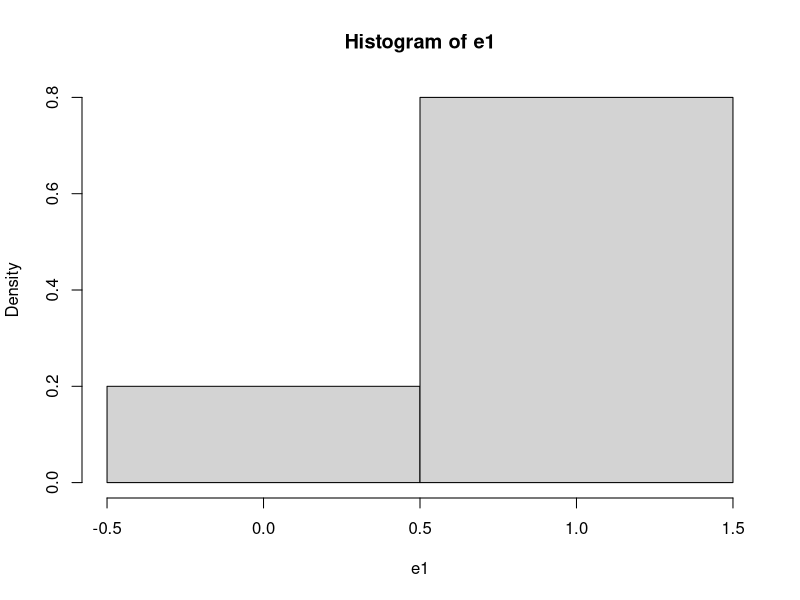
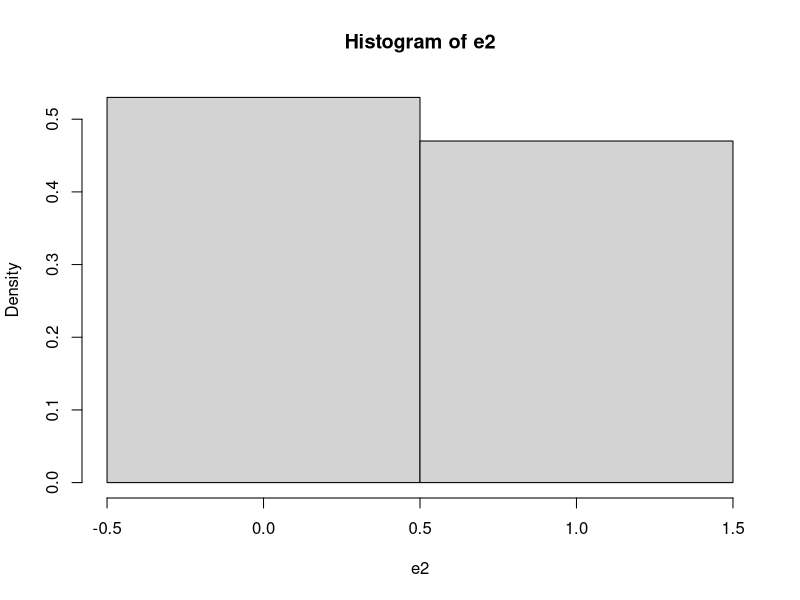
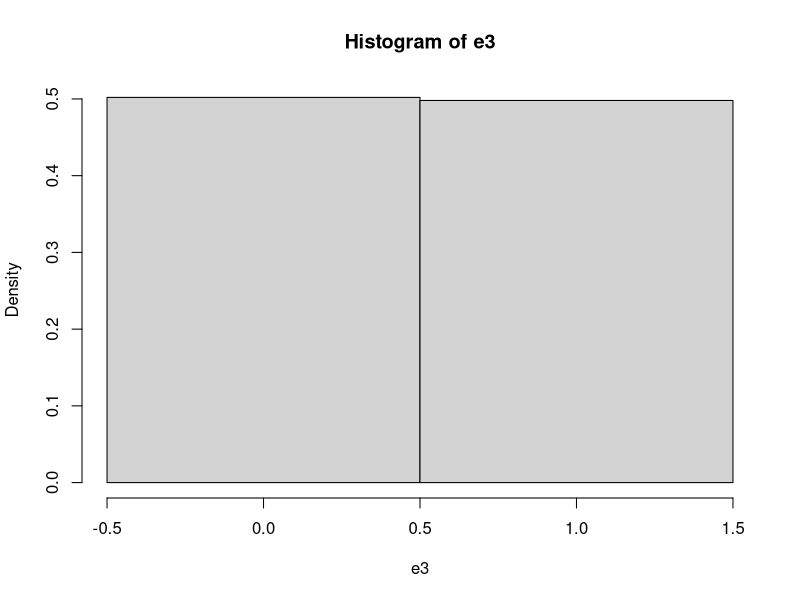
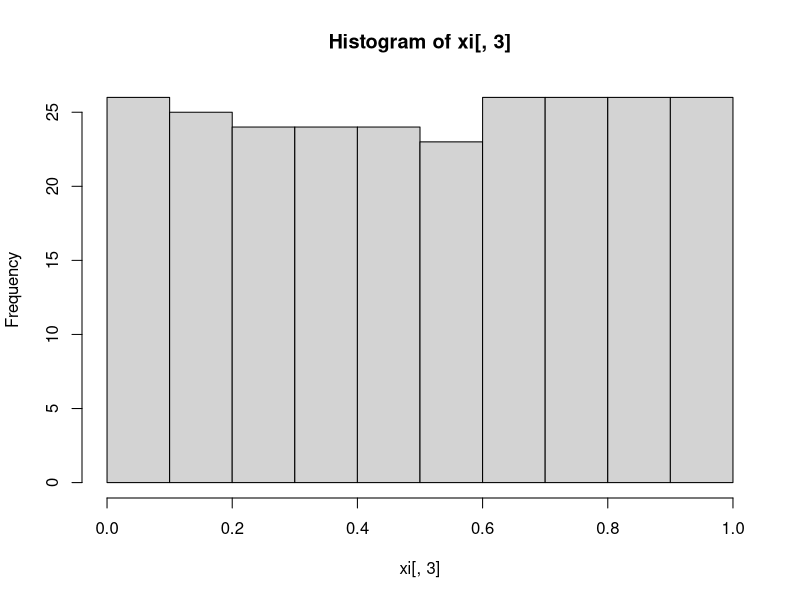
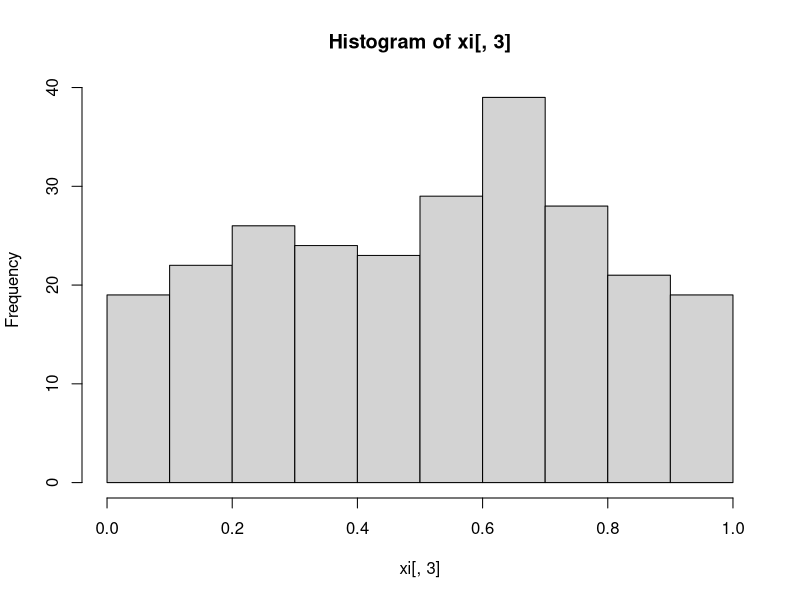
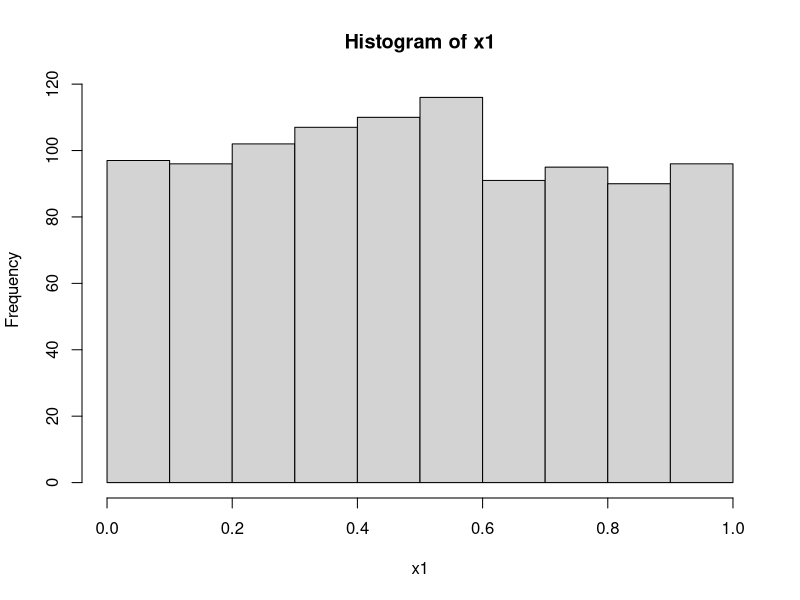

The R source for these figures, in order: (Note: this script raises an error after producing the figures.)
## ---- chunk 1
#                      -=( Install & Load Package Function )=-
install_load <- function (package1, ...)  {   

   # convert arguments to vector
   packages <- c(package1, ...)

   # start loop to determine if each package is installed
   for(package in packages){

       # if package is installed locally, load
       if(package %in% rownames(installed.packages()))
          do.call('library', list(package))

       # if package is not installed locally, download, then load
       else {
          install.packages(package)
          do.call("library", list(package))
       }
   } 
}

install_load("MASS")

path <- function() gsub  ( "\\\\",  "/",  readClipboard ()  )
#Copy path, Panggil function di console
#Copy r path, paste ke var yang diinginkan
## ---- chunk 2
require("knitr")
opts_knit$set(root.dir = "C:/Users/Fathan/Documents/Obsidian Vault/2. Kuliah/Smt 6/1. Metode Simulasi dan Resampling")
## ---- chunk 3
FlipCoin <- function(n) sample(0:1, n, rep=T) 
n <- 10
e1 <- FlipCoin(n) 
e1 
## ---- chunk 4
cat("Banyaknya tail :", sum(e1==0), "dan Peluangnya :", sum(e1==0)/n,
    "\nBanyaknya head :", sum(e1==1), "dan Peluangnya :", sum(e1==1)/n)
## ---- chunk 5
hist(e1,breaks=c(-0.5, 0.5, 1.5), prob=T) 
## ---- chunk 6
#Menggunakan function sebelumnya
n <- 28 
gb <- FlipCoin(n)
gb

g = 0; b=0; B=0
for(i in 1:n){
  if(gb[i] == 1){
    g <- g+1
    b <- 0
  } else{
    b <- b+1
  }
  
  if(b==4){
    B <- B+1
    b <- 0
  }
}

cat("Banyaknya anak perempuan :", g,
    "\nBanyaknya 4 anak tanpa perempuan :", B, 
    "\nPeluangnya :", g/(g+B))
## ---- chunk 7
RollDie <- function(n) sample(1:6, n, rep=T)
n <- 50
d1 <- RollDie(n)
d1
## ---- chunk 8
cat("Banyaknya tail :", sum(d1==3), "dan Frekuensi Relatifnya :", sum(d1==3)/n)
## ---- chunk 9
n <- 100
e2 <- FlipCoin(n) 
cat("Banyaknya tail :", sum(e2==0), "dan Frekuensi Relatifnya :", sum(e2==0)/n,
    "\nBanyaknya head :", sum(e2==1), "dan Frekuensi Relatifnya :", sum(e2==1)/n)
## ---- chunk 10
hist(e2, breaks=c(-0.5, 0.5, 1.5), prob=T)
## ---- chunk 11
n <- 500
e3 <- FlipCoin(n) 
cat("Banyaknya tail :", sum(e3==0), "dan Peluangnya :", sum(e3==0)/n,
    "\nBanyaknya head :", sum(e3==1), "dan Peluangnya :", sum(e3==1)/n)
## ---- chunk 12
hist(e3, breaks=c(-0.5, 0.5, 1.5), prob=T)
## ---- chunk 13
Dice <- function(n){
  d <- RollDie(n)
  rolls <- numeric(0)
  for(i in 1:6) rolls = c(rolls, sum(d==i)/n)
return(rolls)
}

RollingDice <- data.frame(
  rolls.200 = Dice(200),
  rolls.1000 = Dice(1000)
) 
rownames(RollingDice) <- paste0("RF.", 1:6)
print(RollingDice)
## ---- chunk 14
x0 <-78 
n <- 250
a <- 1598
b <- 17
m <- 1000

xi <- matrix (NA , n, 3 )
colnames (xi) <-c( "aX(i-1)+b", "Xi", "Ui") 
for  (i in 1 :n){
  xi[i,1] <- (a * x0 + b) 
  xi[i,2] <- xi[i, 1]%%m 
  xi[i,3] <- xi[i, 2]/m 
  x0 <- xi[i,2]
}
hist(xi[,3])

cbind("i"=1:20,    "Xi"=xi[1:20,2], 
      "i"=101:120, "Xi"=xi[101:120,2], 
      "i"=201:220, "Xi"=xi[201:220,2])
## ---- chunk 15
x0 <-73 
n <- 250
a <- 17
b <- 7
m <- 1024

xi <- matrix (NA , n, 3 )
colnames (xi) <-c( "aX(i-1)+b", "Xi", "Ui") 
for  (i in 1 :n){
  xi[i,1] <- (a * x0 + b) 
  xi[i,2] <- xi[i, 1]%%m 
  xi[i,3] <- xi[i, 2]/m 
  x0 <- xi[i,2]
}
hist(xi[,3])

cbind("i"=1:20,    "Xi"=xi[1:20,2], 
      "i"=101:120, "Xi"=xi[101:120,2], 
      "i"=201:220, "Xi"=xi[201:220,2])
## ---- chunk 16
n <- 1000
x1 <- 0.9
for(i in 2:n) x1[i] <- (pi + x1[i-1])^5%%1

hist(x1)

cbind("i"=1:20,    "Xi"=xi[1:20,2], 
      "i"=101:120, "Xi"=xi[101:120,2], 
      "i"=201:220, "Xi"=xi[201:220,2])
## ---- chunk 17
install_load('readxl','dplyr','kableExtra','DT')
raw.data <- read_xlsx("Data pert 2.xlsx")
data <- raw.data
## ---- chunk 18
i <- 1000
p <- .65
X <- runif(i)
Y <- NULL
for (z in 1:i) ifelse (X[z] <= p, Y[z] <- 1, Y[z] <- 0)
(tabel <- table(Y)/length(Y))
barplot(tabel, main="Bernoulli")

i <- 1000
p <- .65
X <- runif(i)
Y <- (X <= p)+0
(tabel <- table(Y)/length(Y))
barplot(tabel, main="Bernoulli")
## ---- chunk 19
i <- 1000 
N <- 4
X <- runif(i) 
DU <- NULL
for (z in 1:i){
  if (X[z]<=1/N) DU[z]<-1
    else if (X[z]<=2/N) DU[z]<-2  
    else if (X[z]<=3/N) DU[z]<-3
  else DU[z] <- 4 
}
(tabel <- table(DU)/length(DU)) 
barplot(tabel, main="Seragam Diskret")


i <- 1000 
N <- 4
X <- runif(i)
DU <- as.numeric(cut(X, breaks=c(0, 1/N, 2/N, 3/N, 1),  
include.lowest = T))
(tabel <- table(DU)/length(DU)) 
barplot(tabel, main="Seragam Diskret")
i <- 1000  
N <- 4
X <- runif(i)
DU <- 1 +floor(N*X)
(tabel <- table(DU)/length(DU))  
barplot(tabel, main="Seragam Diskret")
## ---- chunk 20
#Binomial (5,0.65) 
i <- 1000
n <- 5  
p <- .65
Binom <- NULL  
for (z in 1:i){
  m <- 0
  for (k in 1:n){
    y <- (runif(1) <= p) +0  
    m <- m+y
  }
  Binom[z] <- m 
}
(tabel <- table(Binom)/length(Binom))  
barplot(tabel, main="Binomial")

#Binomial (3,0.5)  
i <- 1000
X <- runif(i)
Binom <- as.numeric(cut(X, breaks=c(0, 1/8, 4/8, 7/8, 1),  
include.lowest = T)) -1
(tabel <- table(Binom)/length(Binom)) 
barplot(tabel, main="Binomial")
## ---- chunk 21
set.seed(123)
geom <- rgeom(1000, prob = 0.2)

cat("Geometric Distribution (p = 0.2):\n")
head(geom)
hist(geom)
## ---- chunk 22
nbinom <- rnbinom(1000, size = 5, prob = 0.3)

cat("\nNegative Binomial Distribution (size = 5, prob = 0.3):\n")
head(nbinom)
hist(nbinom)
## ---- chunk 23

